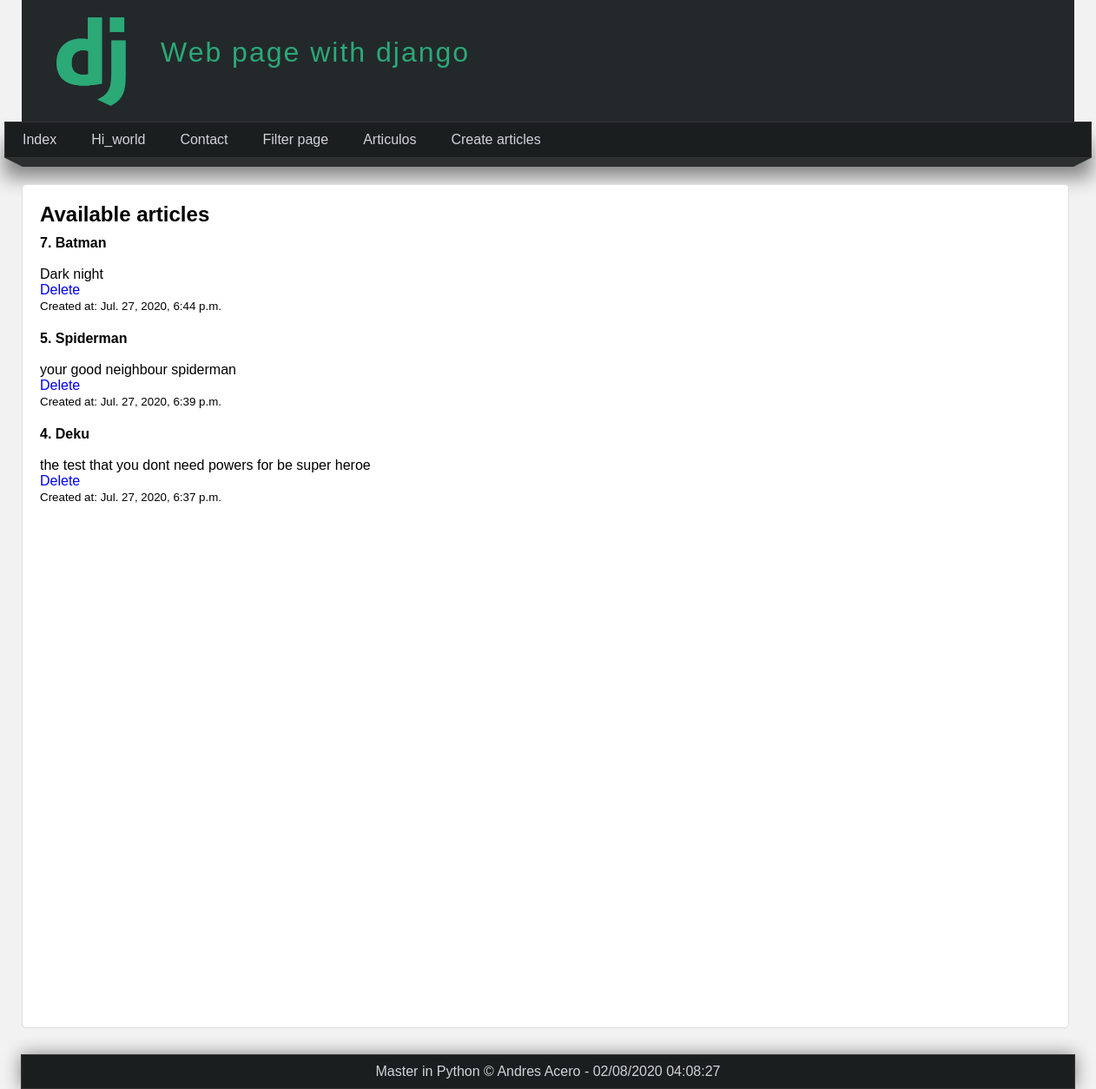
/all_articles, run on an earlier commit of the app's database.
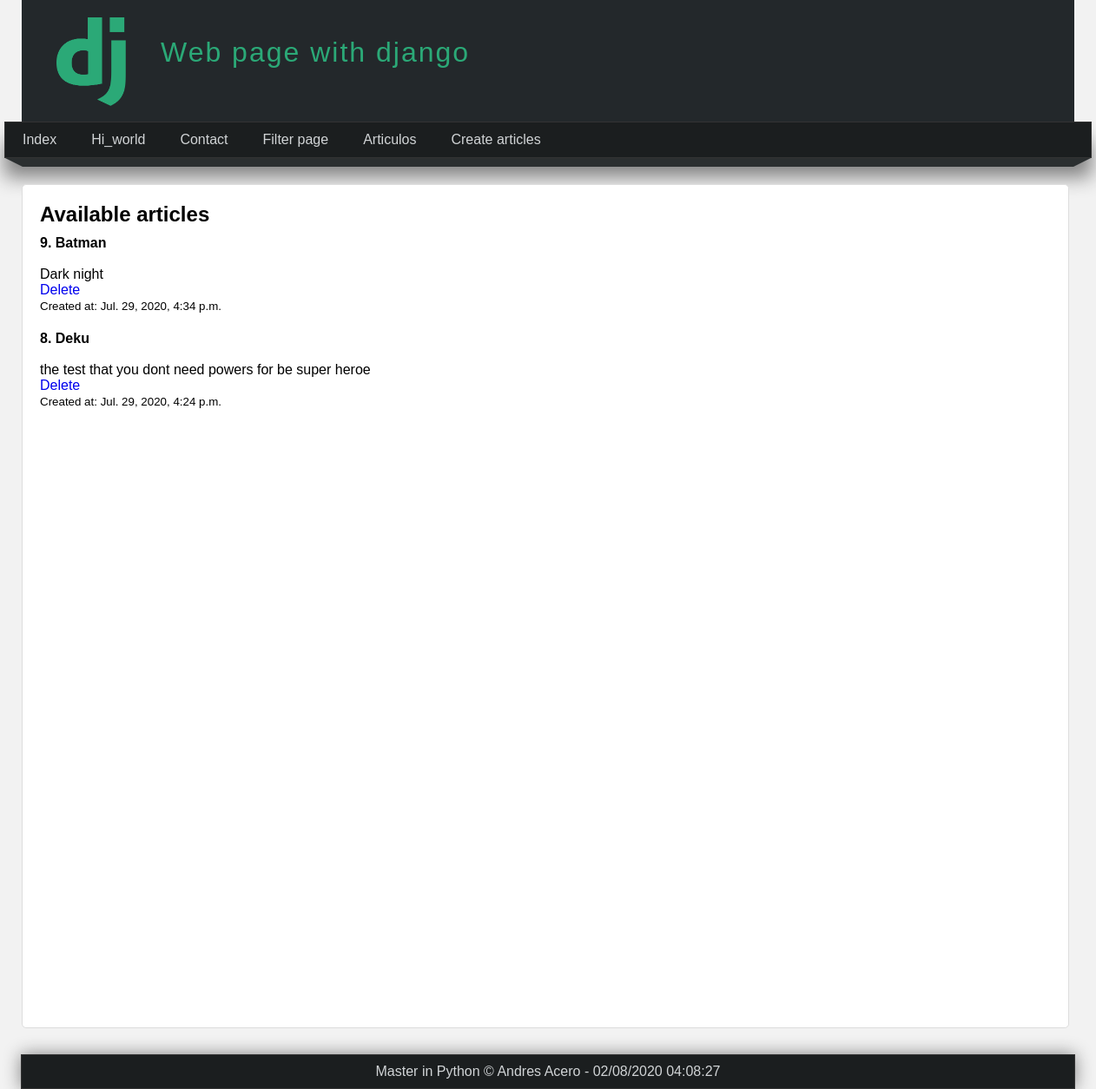
And on a later commit of the database.
### myApp/models.py (models this page shows, shortened)
class Article(models.Model):
    title = models.CharField(max_length=150)
    content = models.TextField(verbose_name = 'contenido') # traduce the variable name for django to spanish
    image = models.ImageField(default='null', verbose_name="Image", upload_to='articles')# let a field with a default value
    public = models.BooleanField()
    created_at = models.DateTimeField(auto_now_add=True, verbose_name="Created at") # set auto_now_add for let date vy default when the register was done
    updated_at = models.DateTimeField(auto_now_add=True, verbose_name="Updated at")
    class Meta:
        verbose_name = "Article"
        verbose_name_plural = "Articles"
        ordering = ['created_at'] # order the table data by the publication date

### myApp/views.py (the view)
# urls.py: path('all_articles', myApp.views.getAll_articles, name="all_articles"),
def getAll_articles(request):
    articles = Article.objects.filter(id__gt=12)  # gt = >
    articles = Article.objects.filter(id__gte=12) # gt = >=
    articles = Article.objects.filter(id__lt=12)  # gt = <
    articles = Article.objects.filter(id__lte=12) # gt = <=
    articles = Article.objects.filter(id__lte=12, title__contains="deku") # is possible add more than one lookups
    articles = Article.objects.filter(
        id__gt=7
    ).exclude( # with the method exclude skip all the element below a condition
        public=False
    )
    articles = Article.objects.filter(
        Q(title__contains="deku") | Q(title__contains="batman")
    )
    articles = Article.objects.raw("select * from myApp_article where title='Deku' and public=1")
    articles = Article.objects.filter(public=True).order_by('-id')
    return render(request, 'articles.html', {
        'articles': articles
    })

### myApp/templates/articles.html (shortened to what this page needs)
{% extends "layout.html" %}
{% block content %}
  <h2>Available articles</h2>
  <ul class="list">
      {% for article in articles  %}
        <li>
            <p>
                <span class="article_head">
                    <strong>
                        {{article.id}}. {{article.title}}
                    </strong>
                    <br>
                </span>
                <span>
                    {{article.content}}
                </span>
                <br>
                <span class="actions_buttons">
                    <a href="{% url 'delete_articles' id=article.id %}">Delete</a>
                </span>
                <br>
                <span>
                    <small>
                        Created at: {{article.created_at}}
                    </small>
                </span>
            </p>
        </li>
      {% endfor %}
  </ul>
{% endblock content %}

What changed in the data, as far as the page shows it:
removed Article: id "7", title "Batman", content "Dark night", created_at "Jul. 27, 2020, 6:44 p.m."
removed Article: id "5", title "Spiderman", content "your good neighbour spiderman", created_at "Jul. 27, 2020, 6:39 p.m."
removed Article: id "4", title "Deku", content "the test that you dont need powers for be super heroe", created_at "Jul. 27, 2020, 6:37 p.m."
added Article: id "9", title "Batman", content "Dark night", created_at "Jul. 29, 2020, 4:34 p.m."
added Article: id "8", title "Deku", content "the test that you dont need powers for be super heroe", created_at "Jul. 29, 2020, 4:24 p.m."
